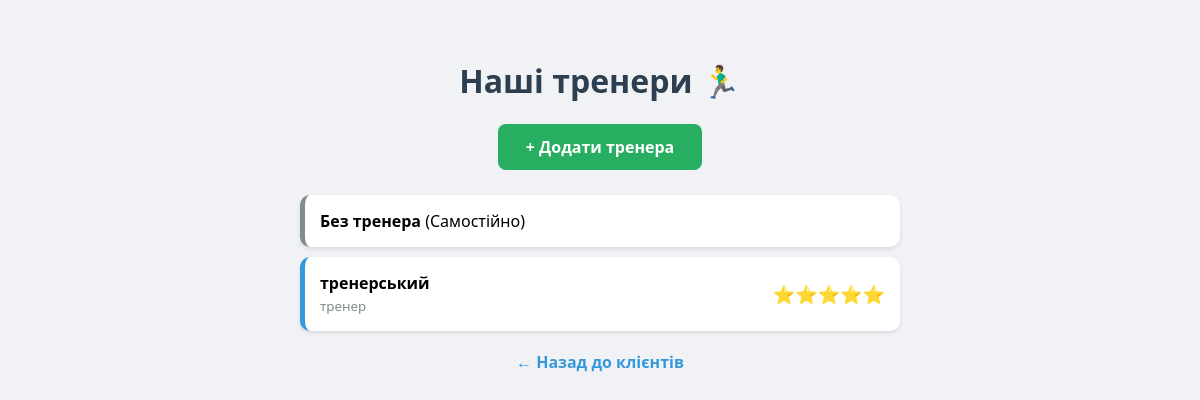
Screenshot of /trainers/ with the database file from the repository.
### gym/models.py (models this page shows, shortened)
class Trainer(models.Model):
    STARS_CHOICES = [
        (1, '⭐'),
        (2, '⭐⭐'),
        (3, '⭐⭐⭐'),
        (4, '⭐⭐⭐⭐'),
        (5, '⭐⭐⭐⭐⭐'),
    ]
    name = models.CharField(max_length=100, verbose_name="Ім'я тренера")
    specialization = models.CharField(max_length=100, verbose_name="Спеціалізація", blank=True)
    photo = models.ImageField(upload_to='trainer_photos/', blank=True, null=True, verbose_name="Фото тренера")
    rating = models.IntegerField(choices=STARS_CHOICES, default=5, verbose_name="Рейтинг (Зірки)")

### gym/views.py (the view)
# urls.py: path('trainers/', views.trainer_list, name='trainer_list'),
def trainer_list(request):
    trainers = Trainer.objects.all()
    return render(request, 'gym/trainer_list.html', {'trainers': trainers})

### gym/templates/gym/trainer_list.html (shortened to what this page needs)
<!DOCTYPE html>
<html lang="uk">
<head>
</head>
<body>
<div class="container">
    <h1>Наші тренери 🏃‍♂️</h1>
    <a href="{% url 'trainer_add' %}" class="add-btn">+ Додати тренера</a>
    <div class="trainer-card" style="border-left: 5px solid #7f8c8d;">
        <span><strong>Без тренера</strong> (Самостійно)</span>
    </div>
    {% for trainer in trainers %}
    <div class="trainer-card" style="border-left: 5px solid #3498db;">
        <div>
            <strong>{{ trainer.name }}</strong><br>
            <small style="color: #7f8c8d;">{{ trainer.specialization }}</small>
        </div>
        <div class="stars">{{ trainer.get_rating_display }}</div>
    </div>
    {% empty %}
    <p style="text-align: center; color: #7f8c8d;">Жодного тренера ще не створено.</p>
    {% endfor %}
    <a href="{% url 'home' %}" class="back-link">← Назад до клієнтів</a>
</div>
</body>
</html>

### gym/templates/gym/trainer_list.html (style rules this page uses)
body { font-family: 'Segoe UI', sans-serif; background: #f0f2f5; padding: 30px; }
.container { max-width: 600px; margin: 0 auto; }
h1 { text-align: center; color: #2c3e50; }
.add-btn { display: block; width: 180px; margin: 0 auto 25px auto; background: #27ae60; color: white; text-align: center; padding: 12px; border-radius: 8px; text-decoration: none; font-weight: bold; }
.trainer-card { background: white; padding: 15px; border-radius: 10px; margin-bottom: 10px; box-shadow: 0 2px 4px rgba(0,0,0,0.1); display: flex; justify-content: space-between; align-items: center; }
.stars { color: #f1c40f; font-size: 18px; }
.back-link { display: block; text-align: center; margin-top: 20px; text-decoration: none; color: #3498db; font-weight: bold; }

### rows the page displays
Trainer: name "тренерський", specialization "тренер", rating "⭐⭐⭐⭐⭐"
